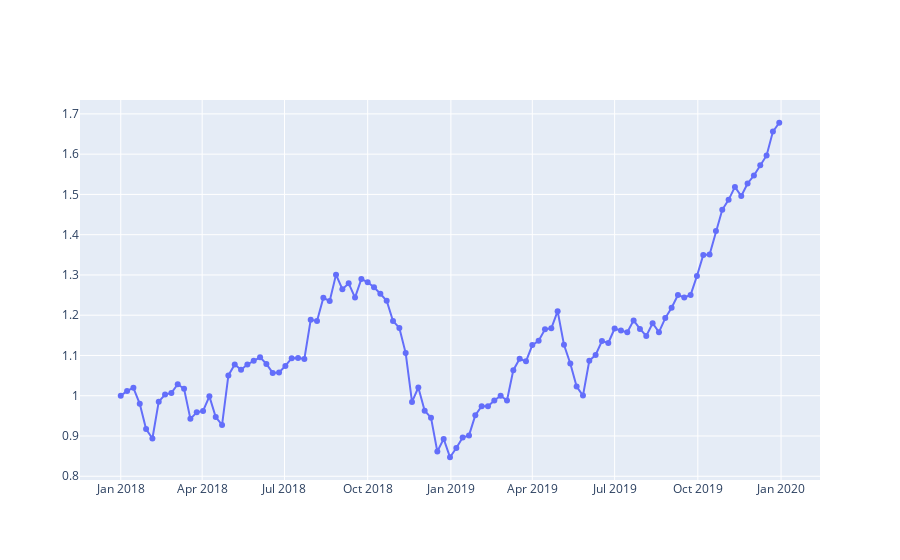

The notebook cell saved with this chart:
### Code cell
import plotly.graph_objects as go

df = px.data.stocks()

fig = go.Figure()
fig.add_trace(go.Scatter(x=df.date, y=df.AAPL,
              mode='lines+markers'))
